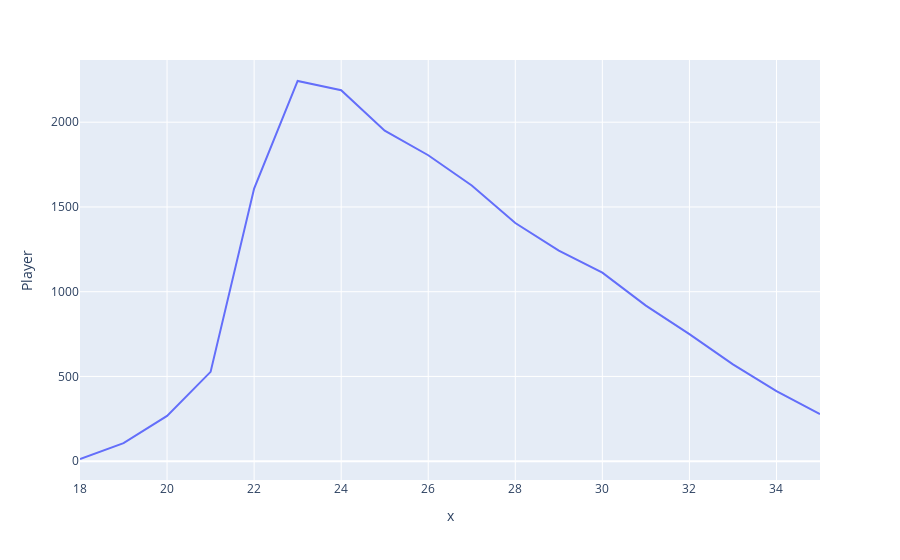

The notebook cell saved with this chart:
### Code cell
y= df.groupby(['Age']).count()
fig = px.line(y, x = y.index, y='Player')
fig.show()

### Figure 1 — Plotly figure (JSON) as saved in the notebook; plotly's stock layout.template omitted (floating-point values rounded to 4 significant figures)
{"data": [{"hoverlabel": {"namelength": 0}, "hovertemplate": "x=%{x}<br>Player=%{y}", "legendgroup": "", "line": {"color": "#636efa", "dash": "solid"}, "mode": "lines", "name": "", "showlegend": false, "type": "scatter", "x": [18, 19, 20, 21, 22, 23, 24, 25, 26, 27, 28, 29, 30, 31, 32, 33, 34, 35], "xaxis": "x", "y": [13, 107, 267, 527, 1608, 2243, 2189, 1950, 1805, 1627, 1405, 1242, 1112, 918, 750, 571, 413, 278], "yaxis": "y"}], "layout": {"legend": {"tracegroupgap": 0}, "margin": {"t": 60}, "xaxis": {"anchor": "y", "domain": [0, 1], "title": {"text": "x"}}, "yaxis": {"anchor": "x", "domain": [0, 1], "title": {"text": "Player"}}}}
